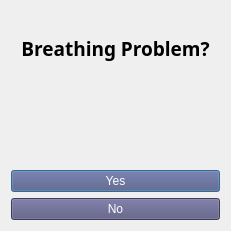
   <widget class="QWidget" name="gridLayoutWidget_3">
    <property name="geometry">
     <rect>
      <x>20</x>
      <y>70</y>
      <width>231</width>
      <height>231</height>
     </rect>
    </property>
    <layout class="QGridLayout" name="gridLayout_3">
     <item row="1" column="0">
      <widget class="QLabel" name="label_19">
       <property name="font">
        <font>
         <family>Century Gothic</family>
         <pointsize>14</pointsize>
         <weight>75</weight>
         <bold>true</bold>
        </font>
       </property>
       <property name="text">
        <string>Breathing Problem?</string>
       </property>
       <property name="alignment">
        <set>Qt::AlignCenter</set>
       </property>
      </widget>
     </item>
     <item row="3" column="0">
      <widget class="QPushButton" name="yes_button_0">
       <property name="enabled">
        <bool>true</bool>
       </property>
       <property name="autoFillBackground">
        <bool>false</bool>
       </property>
       <property name="styleSheet">
        <string notr="true">font: 12pt &quot;Broadway&quot;;
color: rgb(255, 255, 255);
background-color: rgb(85, 85, 127);</string>
       </property>
       <property name="text">
        <string>Yes</string>
       </property>
       <property name="checkable">
        <bool>true</bool>
       </property>
       <property name="autoExclusive">
        <bool>false</bool>
       </property>
       <property name="autoDefault">
        <bool>true</bool>
       </property>
       <property name="default">
        <bool>true</bool>
       </property>
       <property name="flat">
        <bool>false</bool>
       </property>
      </widget>
     </item>
     <item row="4" column="0">
      <widget class="QPushButton" name="no_button_0">
       <property name="enabled">
        <bool>true</bool>
       </property>
       <property name="autoFillBackground">
        <bool>false</bool>
       </property>
       <property name="styleSheet">
        <string notr="true">font: 12pt &quot;Broadway&quot;;
color: rgb(255, 255, 255);
background-color: rgb(85, 85, 127);</string>
       </property>
       <property name="text">
        <string>No</string>
       </property>
      </widget>
     </item>
     <item row="2" column="0">
      <widget class="QLabel" name="label_17">
       <property name="text">
        <string/>
       </property>
       <property name="pixmap">
        <pixmap resource="resource.qrc">:/newPrefix/1.jpg</pixmap>
       </property>
       <property name="scaledContents">
        <bool>true</bool>
       </property>
       <property name="alignment">
        <set>Qt::AlignCenter</set>
       </property>
      </widget>
     </item>
    </layout>
   </widget>
